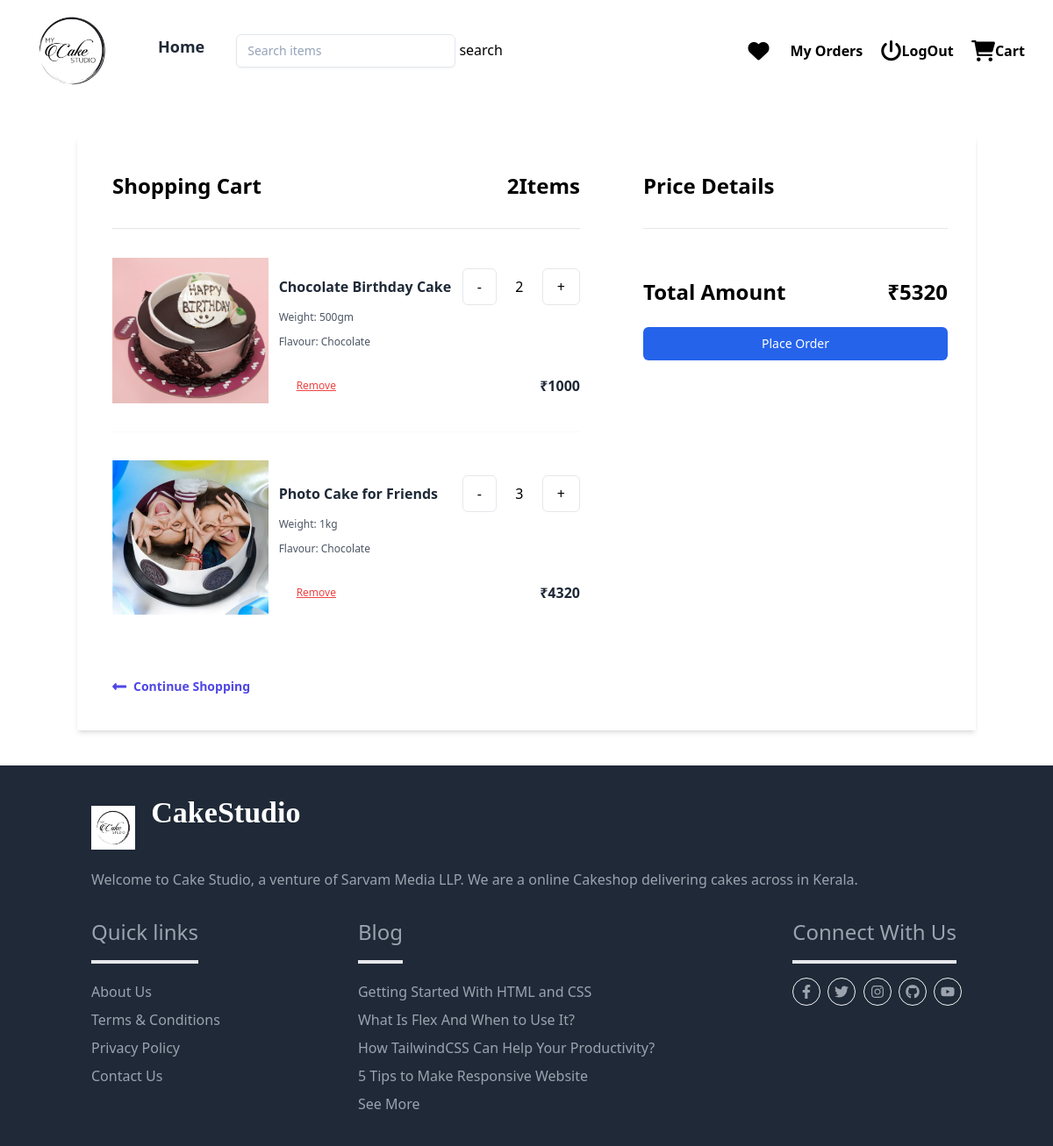
The page /cart/summary/ (signed in) on the database as committed earlier.
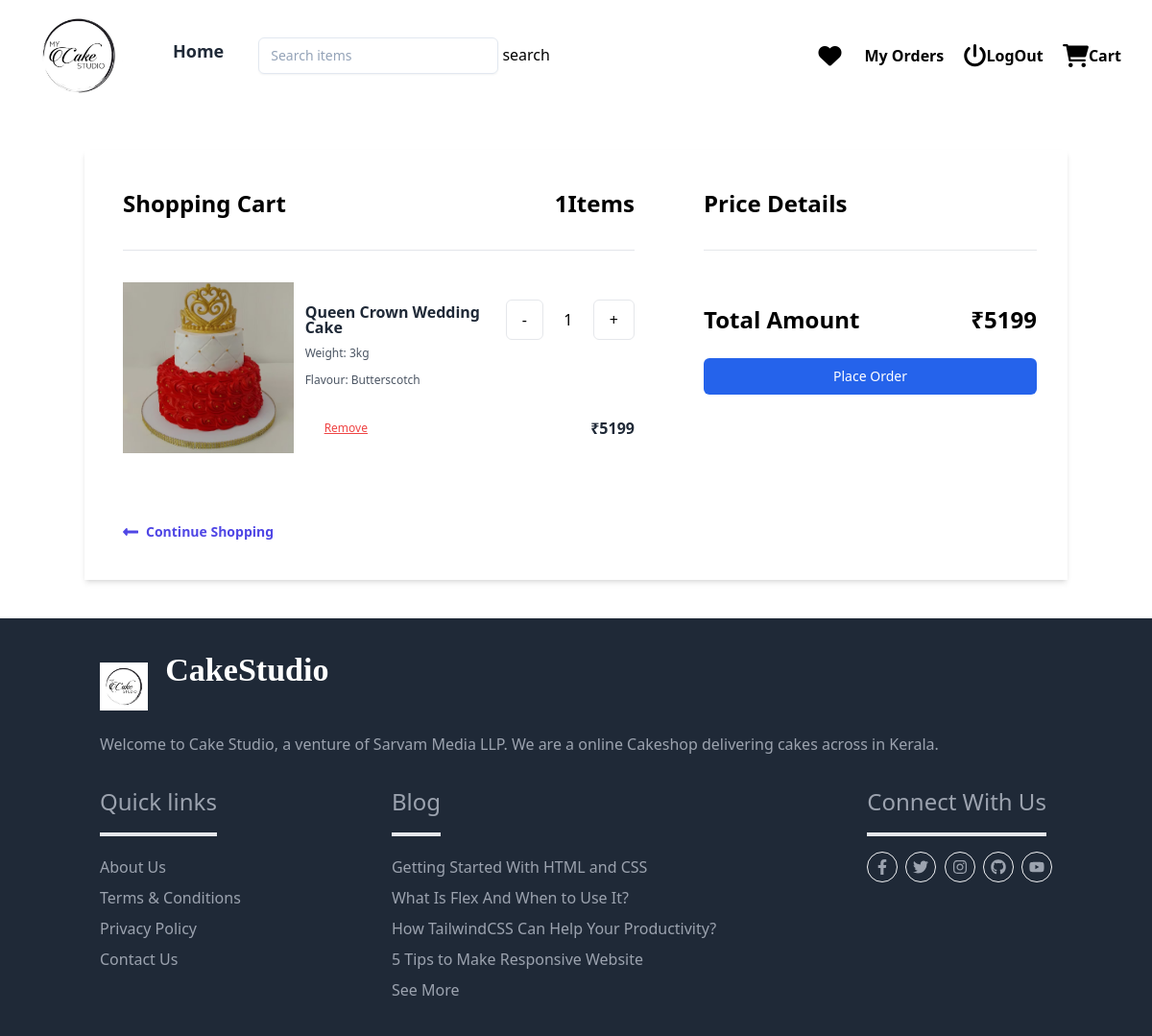
The same page on the database as committed later.
### myapp/models.py (models this page shows, shortened)
class CartItems(models.Model):
    cart_object=models.ForeignKey(Cart,on_delete=models.CASCADE,related_name="basket_items")
    cake_variant_object=models.ForeignKey(CakeVariant,on_delete=models.CASCADE)
    quantity=models.PositiveIntegerField(default=1,validators=[MinValueValidator(1),MaxValueValidator(5)])
    updated_price=models.PositiveIntegerField(null=True)
    is_order_placed=models.BooleanField(default=False)
    created_date=models.DateTimeField(auto_now_add=True)
    updated_date=models.DateTimeField(auto_now=True)
    is_active=models.BooleanField(default=True)

class CakeVariant(models.Model):
    cake_object=models.ForeignKey(Cake,on_delete=models.CASCADE,related_name='varients')
    weight_object=models.ForeignKey(Weight,on_delete=models.CASCADE)
    shape_object=models.ForeignKey(Shape,on_delete=models.CASCADE)
    flavour_object=models.ForeignKey(Flavour,on_delete=models.CASCADE)
    price=models.PositiveIntegerField()
    created_date=models.DateTimeField(auto_now_add=True)
    updated_date=models.DateTimeField(auto_now=True)
    is_active=models.BooleanField(default=True)

class Cake(models.Model):
    name=models.CharField(max_length=300)
    description=models.TextField()
    image=models.ImageField(upload_to="cake_images",default="/cake_images/default.png")
    tag_objects=models.ManyToManyField(Tag)
    created_date=models.DateTimeField(auto_now_add=True)
    updated_date=models.DateTimeField(auto_now=True)
    is_active=models.BooleanField(default=True)
    def __str__(self) -> str:
        return self.name

class Weight(models.Model):
    title=models.CharField(max_length=100,unique=True)
    created_date=models.DateTimeField(auto_now_add=True)
    updated_date=models.DateTimeField(auto_now=True)
    is_active=models.BooleanField(default=True)
    def __str__(self) -> str:
        return self.title

class Flavour(models.Model):
    name=models.CharField(max_length=100,unique=True)
    created_date=models.DateTimeField(auto_now_add=True)
    updated_date=models.DateTimeField(auto_now=True)
    is_active=models.BooleanField(default=True)
    def __str__(self) -> str:
        return self.name

### myapp/views.py (the view)
# urls.py: path('cart/summary/',views.MyCartView.as_view(),name='mycart'),
@method_decorator(signin_required,name='dispatch')
class MyCartView(View):
    def get(self,request,*args,**kwargs):
        form_instance=QunatityForm()
        cart_items=request.user.basket.basket_items.filter(is_order_placed=False).order_by('-created_date')
        total_items=cart_items.count()
        total_amount=request.user.basket.total_amount
        return render(request,'store/cart_summary.html',{'cartitems':cart_items,'total_items':total_items,'total_amount':total_amount,'form':form_instance})

### myapp/forms.py
class QunatityForm(forms.ModelForm):
    class Meta:
        model=CartItems
        fields=['quantity']
        widgets={
            'quantity':forms.NumberInput(attrs={'class':'w-10 border p-2'})
        }

### myapp/decoroters.py (called while the page is built)
def signin_required(fn):
    def wrapper(request,*args,**kwargs):
        if not request.user.is_authenticated:
            messages.error(request,'invalid session! Please login')
            return redirect('sign-in')
        else:
            return fn(request,*args,**kwargs)
    return wrapper

### myapp/models.py (called while the page is built)
    @property
    def total_amount(self):
        return self.basket_items.filter(is_order_placed=False).values('updated_price').aggregate(total=Sum('updated_price')).get('total')

### myapp/templates/store/cart_summary.html (shortened to what this page needs)
{%extends 'store/base.html'%}
{%load static%}
{%block main_block%}
{%if cartitems%}
<div class="container mx-auto mt-10">
    <div class="sm:flex shadow-md my-10">
      <div class="  w-full  sm:w-3/4 bg-white px-10 py-10">
        <div class="flex justify-between border-b pb-8">
          <h1 class="font-semibold text-2xl">Shopping Cart</h1>
          <h2 class="font-semibold text-2xl">{{total_items}}Items</h2>
        </div>
    {%for ci in cartitems%}
        <div class="md:flex items-strech py-8 md:py-10 lg:py-8 border-t border-gray-50">
          <div class="md:w-4/12 2xl:w-1/4 w-full">
            <img src="{{ci.cake_variant_object.cake_object.image.url}}" alt="Black Leather Purse" class="h-full object-center object-cover md:block hidden" />
          </div>
          <div class="md:pl-3 md:w-8/12 2xl:w-3/4 flex flex-col justify-center">
            <div class="flex items-center justify-between w-full">
              <p class="text-base font-black leading-none text-gray-800">{{ci.cake_variant_object.cake_object}}</p>
              <form action="{% url 'cart-update' ci.id %}" method="post">
                <div class="flex items-center">
                  <button class="border rounded-md py-2 px-4 mr-2 "
                   type="submit"  name="update" value="decrease">-</button>
                  <span class="text-center w-9"> {{ci.quantity}}</span>
                  <button class="border rounded-md py-2 px-4 ml-2"
                  type="submit" name="update" value="increase">+</button>
              </div>
              </form>
            </div>
            <p class="text-xs leading-3 text-gray-600 pt-2">Weight: {{ci.cake_variant_object.weight_object}}</p>
            <p class="text-xs leading-3 text-gray-600 py-4">Flavour: {{ci.cake_variant_object.flavour_object}}</p>
            <div class="flex items-center justify-between pt-5">
              <div class="flex itemms-center">
                <a
                href="{%url 'cartItem-remove' ci.id%}"
                class="text-xs leading-3 underline text-red-500 pl-5 cursor-pointer">Remove</a>
              </div>
              <p class="text-base font-black leading-none text-gray-800">₹{{ci.updated_price}}</p>
            </div>
          </div>
        </div>
    {%endfor%}
        <a href="{% url 'index' %}" class="flex font-semibold text-indigo-600 text-sm mt-10">
          <svg class="fill-current mr-2 text-indigo-600 w-4" viewBox="0 0 448 512">
            <path
              d="M134.059 296H436c6.627 0 12-5.373 12-12v-56c0-6.627-5.373-12-12-12H134.059v-46.059c0-21.382-25.851-32.09-40.971-16.971L7.029 239.029c-9.373 9.373-9.373 24.569 0 33.941l86.059 86.059c15.119 15.119 40.971 4.411 40.971-16.971V296z" />
          </svg>
          Continue Shopping
        </a>
      </div>
      <div id="summary" class=" w-full   sm:w-1/4   md:w-1/2     px-8 py-10">
        <h1 class="font-semibold text-2xl border-b pb-8">Price Details</h1>
        <div class=" mt-8">
          <div class="flex text-2xl font-semibold justify-between py-6">
            <span>Total Amount</span>
            <span>₹{{total_amount}}</span>
          </div>
          <a
          href="{%url 'payment'%}"
          class="w-full flex justify-center py-2 px-4 border border-transparent text-sm font-medium rounded-md text-white bg-blue-600 hover:bg-orange-500 focus:outline-none focus:border-indigo-700 focus:shadow-outline-indigo active:bg-indigo-700 transition duration-150 ease-in-out">
                Place Order
              </a>
        </div>
      </div>
    </div>
  </div>
{%else%}
<div class="flex flex-col items-center justify-center h-full mb-16">
  <img width="400px" src="{%static 'image/empty-cart.jpg' %}" alt="image">
  <h1 class=" text-2xl font-semibold">Your cart is empty!</h1>
</div>
{%endif%}
{%endblock%}

Rows that differ between the two databases and show on the page:
no longer on this page (row edited): CartItems: cake_variant_object.cake_object.image (picture), cake_variant_object.cake_object "Chocolate Birthday Cake", quantity "2", cake_variant_object.weight_object "500gm", cake_variant_object.flavour_object "Chocolate", updated_price "1000"
no longer on this page (row edited): CartItems: cake_variant_object.cake_object.image (picture), cake_variant_object.cake_object "Photo Cake for Friends", quantity "3", cake_variant_object.weight_object "1kg", cake_variant_object.flavour_object "Chocolate", updated_price "4320"
added CartItems: cake_variant_object.cake_object.image (picture), cake_variant_object.cake_object "Queen Crown Wedding Cake", quantity "1", cake_variant_object.weight_object "3kg", cake_variant_object.flavour_object "Butterscotch", updated_price "5199"
Other text that changed with them:
{{ total_items }}: "2" → "1"
{{ total_amount }}: "5320" → "5199"
